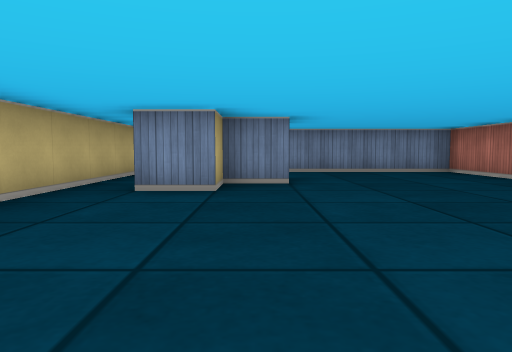
[1] (above)

12 first-person views from a walk through a cub3D maze. The camera is about half as high as the walls, tilts 4° down and sees 70° across. The floor is counted in squares. Each view is taken from the middle of a square. On the plan, view 1 faces up. The plan holds only what a view shows up to about 9 squares ahead; the rest is blank.

[2]
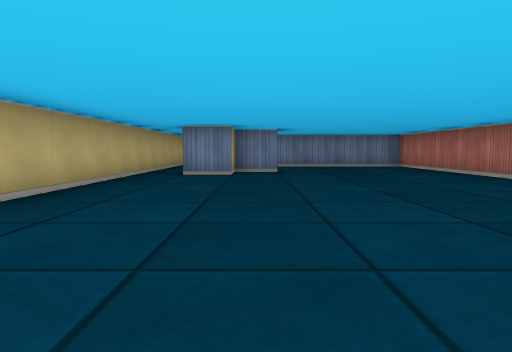

[3]
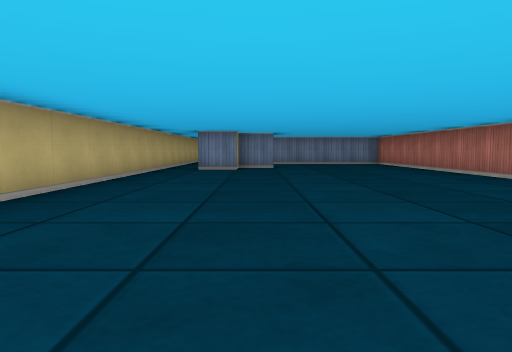

[4]
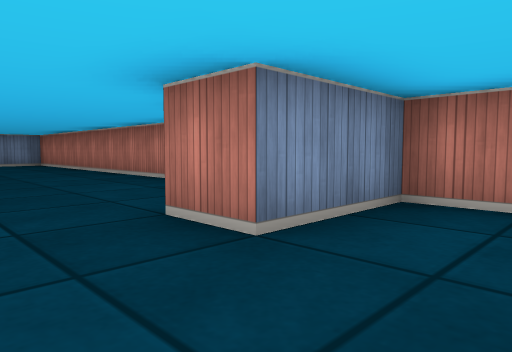

[5]
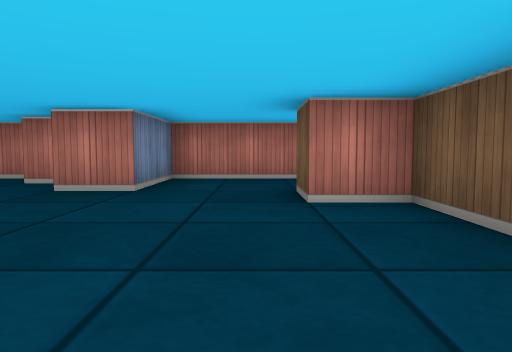

[6]
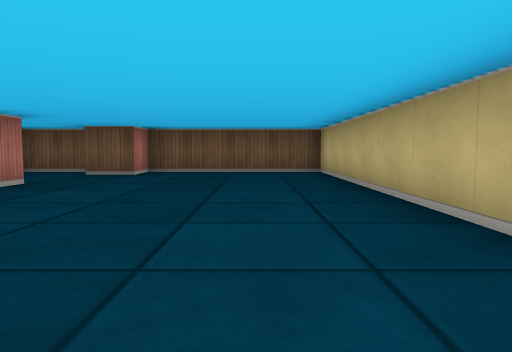

[7]
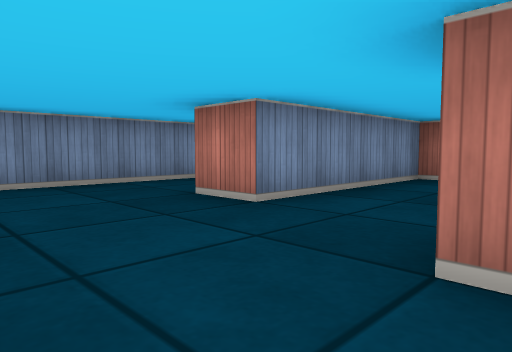

[8]
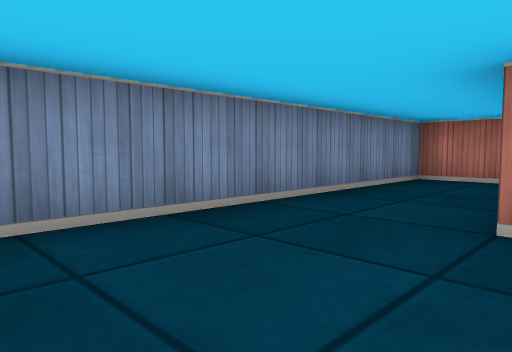

[9]
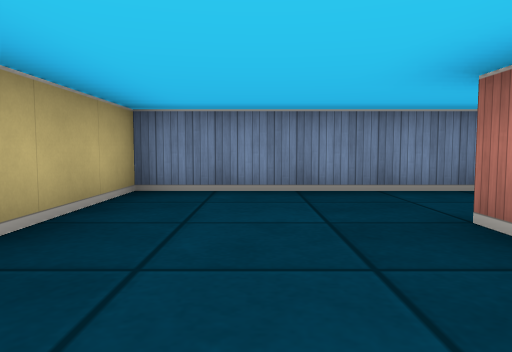

[10]
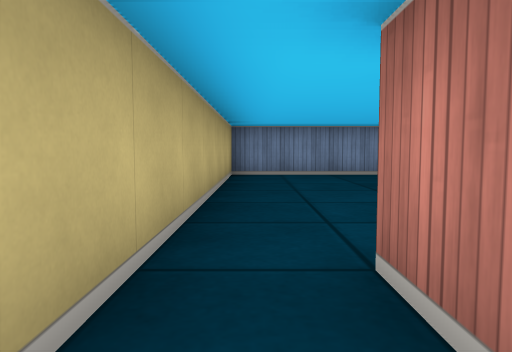

[11]
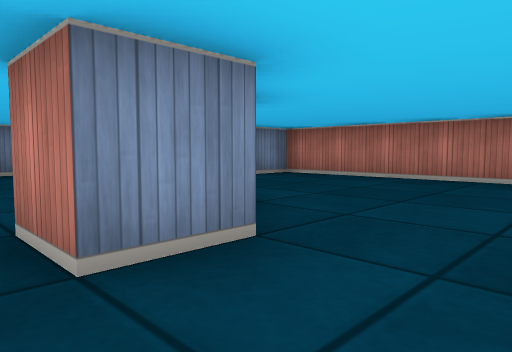

[12]
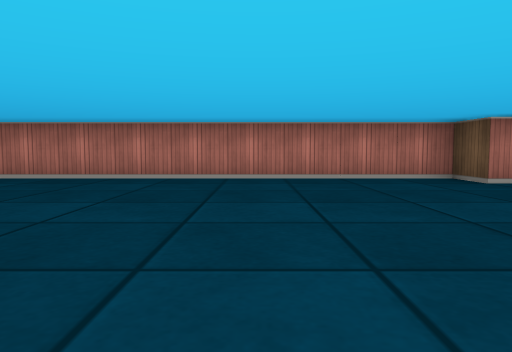

### Floor plan
Points are (right, up) in squares from view 1. A wall is a line through its corners. A room is listed if a view was taken in it or the views show most of it. See-through windows are left out.
Room 1 (views 1, 2, 3, 4, 5, 6, 7, 8, 9, 10, 11, 12)
walls: (0.6, 5.5) (-0.5, 5.5) (-0.5, 4.5) (-1.5, 4.5) (-1.5, 5.5); (3.5, -2) (3.5, -1.5) (4.5, -1.5) (4.5, 8.5) (0.5, 8.5) (0.5, 9.5); (4.5, -5.8) (4.5, -3.5) (2.5, -3.5) (2.5, -2.5); (2.9, -6.5) (4.5, -6.5); (4.5, 10.2) (4.5, 11.5) (-2.5, 11.5) (-2.5, -6.5) (1.5, -6.5) (1.5, -5.5) (2.5, -5.5)

Positions as (right, up) in squares from view 1, and headings:
1: (0, 0), facing up
2: (0, -3), facing up
3: (0, -5), facing up
4: (1, -5), facing up-right
5: (-2, -5), facing right
6: (-1, 2), facing down
7: (-2, 6), facing up-right
8: (-2, 9), facing up-right
9: (-1, 7), facing up
10: (-2, 4), facing up
11: (-2, 3), facing up-right
12: (-2, 2), facing right
